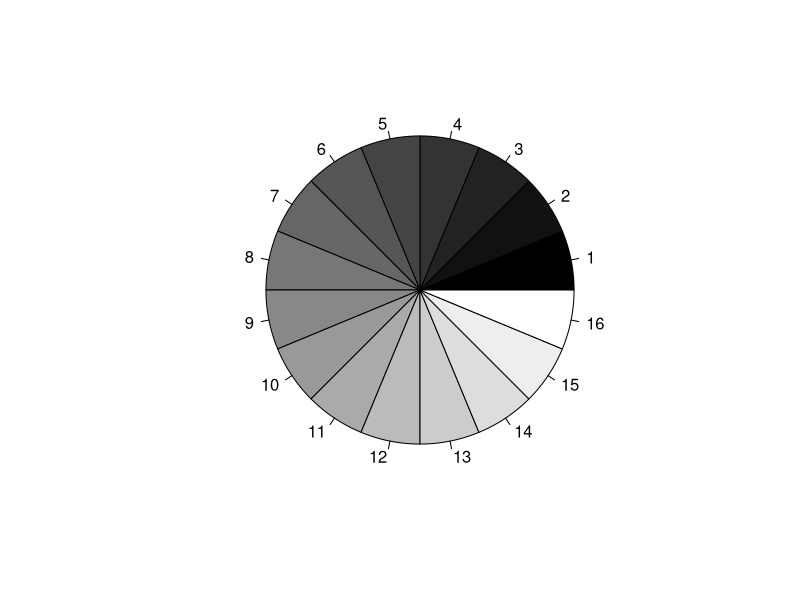
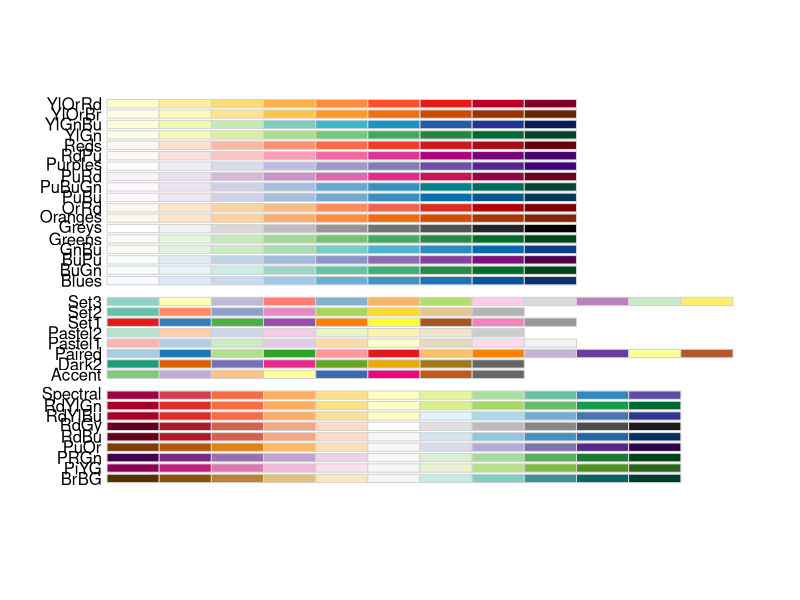
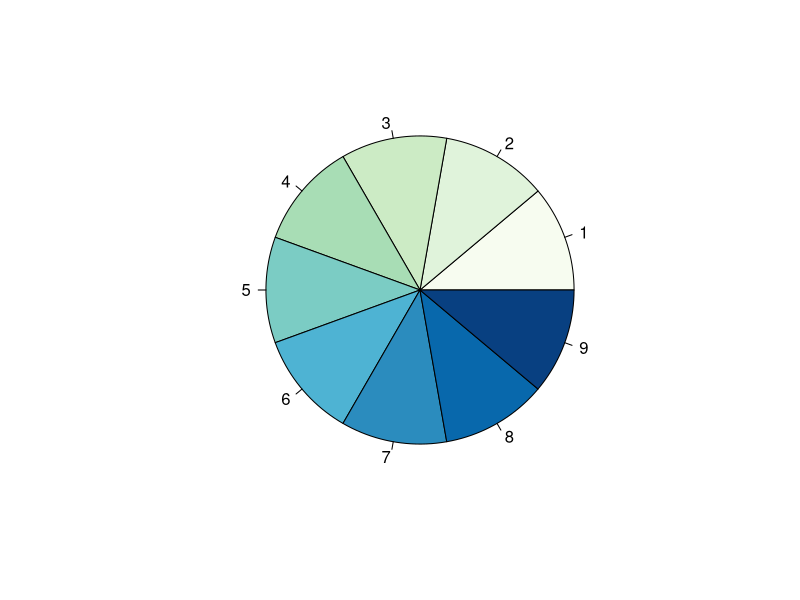
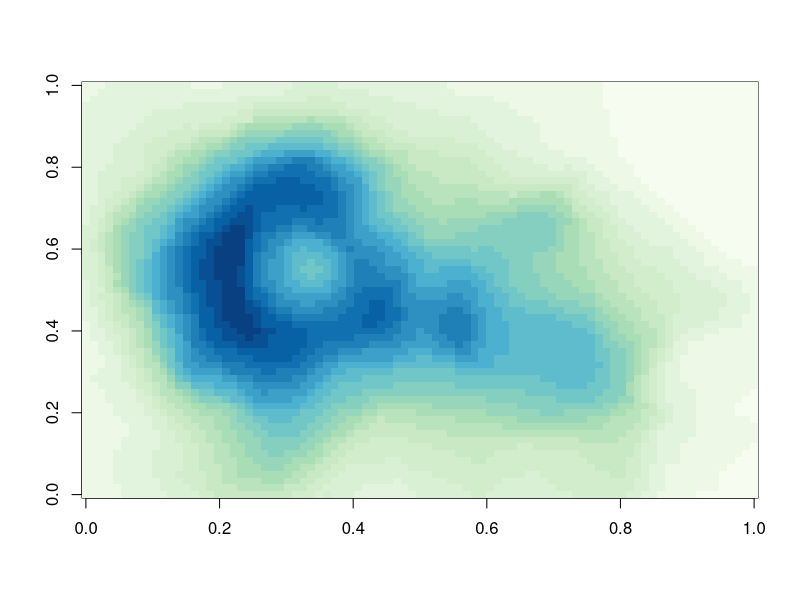
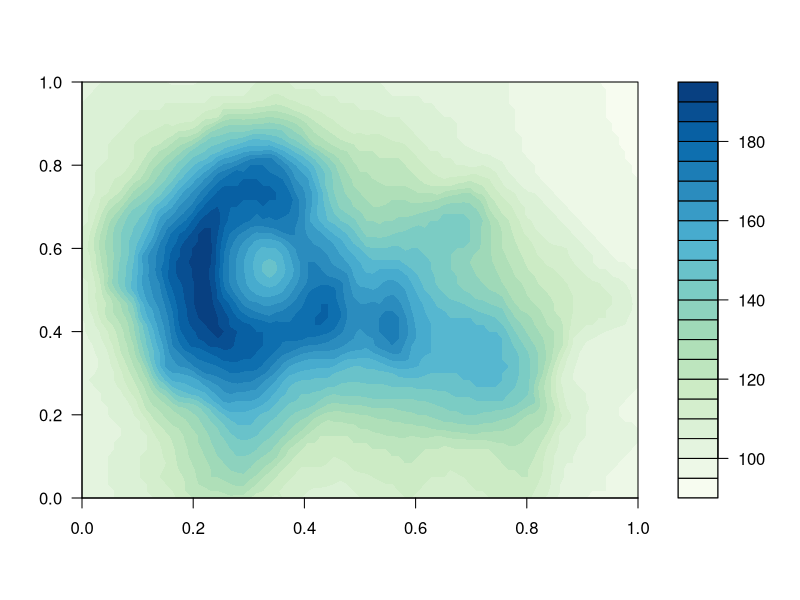
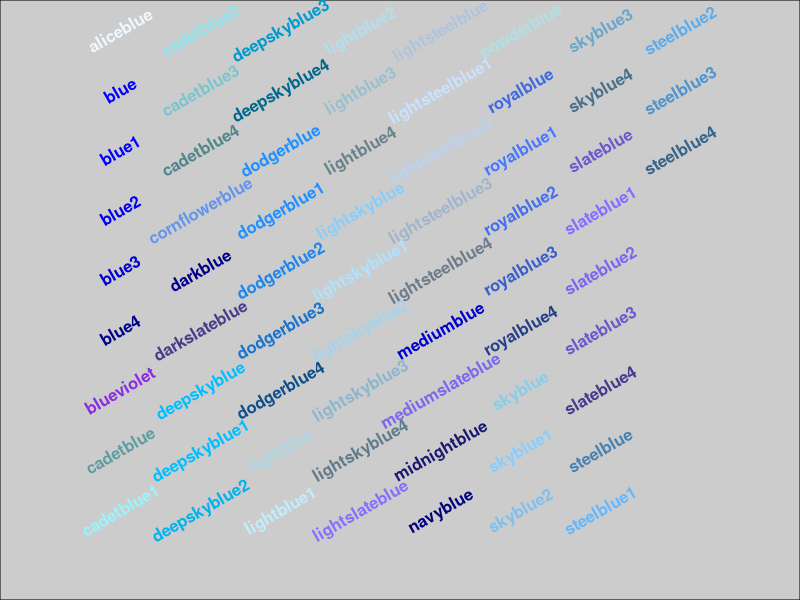
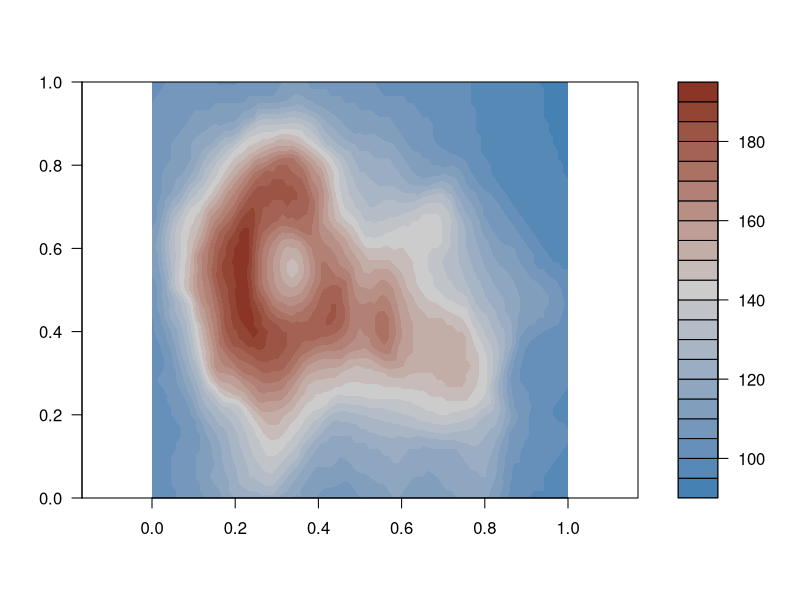
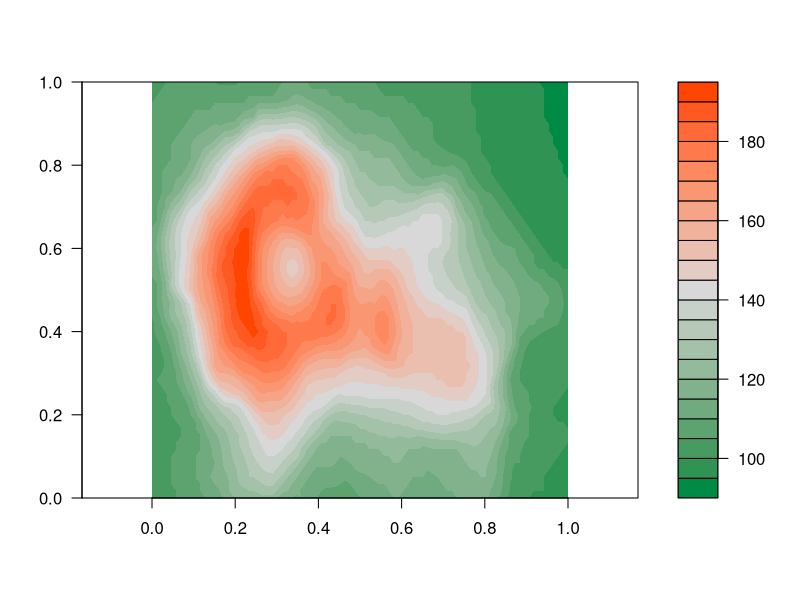

These figures' R source, in order: (Note: this script raises an error after producing the figures.)
##| Explore week 4

##|---------------
##| Colors
##|---------------

##| Note: Colors can be ordered in 3 ways
##| - Diverging: Low and Hi values are distinguished and middle values are white or light grey
##| - Sequential: high or low values are strong and the other is white or light gray
##| -- There can be a couple colors on the way to high e.g. white to green to blue
##| - Qualitative: This is used to distinguish between categories. Each color should be different.
##| Color utilities in R
require(grDevices)
require(graphics)


##| colorRamp and color ramp palette
pal <- colorRamp(c("red","blue"))
pal(0)
pal(1)
pal(.5)
pal(seq(0,1,len=10))
pal <- colorRampPalette(c("red","blue"))
pal(2)
pal(10)

##| view color array in pie chart
num <- 15
c <- gray(0:num/num)
pie(rep(1,length(c)), col=c)

##| RColorBrewer
library(RColorBrewer)
brewer.pal.info
display.brewer.all()

cols <- brewer.pal(10,"GnBu")
pie(rep(1,length(cols)), col=cols)

pal <- colorRampPalette(cols)
image(volcano,col = pal(20))
filled.contour(volcano, col = pal(21))

##| function to show color options with 'grid' package:
showCols2 <- function(bg = "grey80", cex = 1, rot = 30, my_colors) {
  m <- ceiling(sqrt(n <- length(cl <- my_colors)))
  length(cl) <- m*m; cm <- matrix(cl, m)
  require("grid")
  grid.newpage(); vp <- viewport(w = .9, h = .9)
  grid.rect(gp=gpar(fill=bg))
  grid.text(cm, x = col(cm)/m, y = rev(row(cm))/m, rot = rot,
            vp=vp, gp=gpar(cex = cex, col = cm, fontface = 'bold'))
}

c <- colors()
c1 <- c[grep('blue',c)]
showCols2(my_colors = c1)

##| Create my own color palette and view in volcanoe

##| blue - red. I want to use it or my temperature profiles
cpal <- colorRampPalette(c("steelblue", "gray80", "tomato4"), space = "Lab")
filled.contour(volcano, color.palette = cpal, asp = 1)

##| green - oragne, great for energy profile (Diverrging)
cpal <- colorRampPalette(c("springgreen4", "gray85", "orangered"), space = "Lab")
filled.contour(volcano, color.palette = cpal, asp = 1)

##| white to red through orange (sequential)
cpal <- colorRampPalette(c("white", "orangered", "darkred"), bias = 1)
filled.contour(volcano, color.palette = cpal, asp = 1)

cpal <- colorRampPalette(c("white", "lightsteelblue3", "steelblue4"), bias = 1)
filled.contour(volcano, color.palette = cpal)

## Interpolating a 'sequential' ColorBrewer palette
## - Use bias to shift the the color ramp in one direction
YlOrBr <- c("#FFFFD4", "#FED98E", "#FE9929", "#D95F0E", "#993404")
filled.contour(volcano, color.palette = colorRampPalette(YlOrBr))
filled.contour(volcano, color.palette = colorRampPalette(YlOrBr, space = "Lab", bias = 0.5))

## 'jet.colors' is "as in Matlab"
## (and hurting the eyes by over-saturation)
jet.colors <-
  colorRampPalette(c("#00007F", "blue", "#007FFF", "cyan",
                     "#7FFF7F", "yellow", "#FF7F00", "red", "#7F0000"))
filled.contour(volcano, color = jet.colors, asp = 1)

##| smoothScatter function
x <- rnorm(10000)
y <- rnorm(10000)
smoothScatter(x,y)

##| rgb color with transparency
rgb(.5,.5,0,1)

##| using transparency in a plot
plot(x,y,pch = 19)
plot(x,y,col = rgb(.2,.2,1,.3), pch = 19)

##|---------------
##| Dates and Times
##|---------------

##| cool date functions
weekdays(.leap.seconds, abbreviate = T)
months(.leap.seconds, abbreviate = T)
quarters(.leap.seconds, abbreviate = T)
julian(.leap.seconds, abbreviate = T)

##| get day of week as a number and things
p <- as.POSIXlt(Sys.time())
names(unclass(p))
p$wday

## Can aslu use the lubridate package I think
## - I'm not sure which is faster
library(lubridate)
wday(.leap.seconds)

x <- as.Date("2012-01-01")
y <- strptime("9 Jan 2011 11:34:21", "%d %b %Y %H:%M:%S")
x - y # Does not work because its a date and posixt class
as.POSIXlt(x) - y # Looks good

##|----------------------
##| Regular expressions
##|----------------------

?grepl


